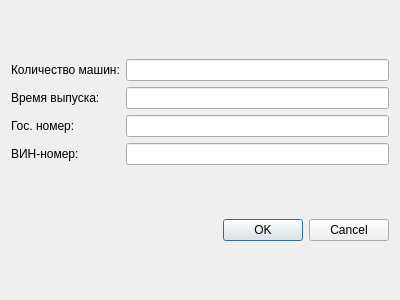
<?xml version="1.0" encoding="UTF-8"?>
<ui version="4.0">
 <class>AddEntryVehicle</class>
 <widget class="QDialog" name="AddEntryVehicle">
  <property name="geometry">
   <rect>
    <x>0</x>
    <y>0</y>
    <width>400</width>
    <height>300</height>
   </rect>
  </property>
  <property name="windowTitle">
   <string>Dialog</string>
  </property>
  <layout class="QVBoxLayout" name="verticalLayout">
   <item>
    <layout class="QGridLayout" name="gridLayout">
     <item row="1" column="1">
      <widget class="QLineEdit" name="releaseTimeEdit"/>
     </item>
     <item row="0" column="1">
      <widget class="QLineEdit" name="vehicleAmountEdit"/>
     </item>
     <item row="3" column="0">
      <widget class="QLabel" name="label_6">
       <property name="text">
        <string>ВИН-номер:</string>
       </property>
      </widget>
     </item>
     <item row="0" column="0">
      <widget class="QLabel" name="label_3">
       <property name="text">
        <string>Количество машин:</string>
       </property>
      </widget>
     </item>
     <item row="1" column="0">
      <widget class="QLabel" name="label_4">
       <property name="text">
        <string>Время выпуска:</string>
       </property>
      </widget>
     </item>
     <item row="3" column="1">
      <widget class="QLineEdit" name="vinEdit"/>
     </item>
     <item row="2" column="0">
      <widget class="QLabel" name="label_5">
       <property name="text">
        <string>Гос. номер:</string>
       </property>
      </widget>
     </item>
     <item row="2" column="1">
      <widget class="QLineEdit" name="stateNumEdit"/>
     </item>
    </layout>
   </item>
   <item>
    <widget class="QDialogButtonBox" name="buttonBox">
     <property name="orientation">
      <enum>Qt::Horizontal</enum>
     </property>
     <property name="standardButtons">
      <set>QDialogButtonBox::Cancel|QDialogButtonBox::Ok</set>
     </property>
    </widget>
   </item>
  </layout>
 </widget>
 <resources/>
 <connections>
  <connection>
   <sender>buttonBox</sender>
   <signal>accepted()</signal>
   <receiver>AddEntryVehicle</receiver>
   <slot>accept()</slot>
   <hints>
    <hint type="sourcelabel">
     <x>248</x>
     <y>254</y>
    </hint>
    <hint type="destinationlabel">
     <x>157</x>
     <y>274</y>
    </hint>
   </hints>
  </connection>
  <connection>
   <sender>buttonBox</sender>
   <signal>rejected()</signal>
   <receiver>AddEntryVehicle</receiver>
   <slot>reject()</slot>
   <hints>
    <hint type="sourcelabel">
     <x>316</x>
     <y>260</y>
    </hint>
    <hint type="destinationlabel">
     <x>286</x>
     <y>274</y>
    </hint>
   </hints>
  </connection>
 </connections>
</ui>
